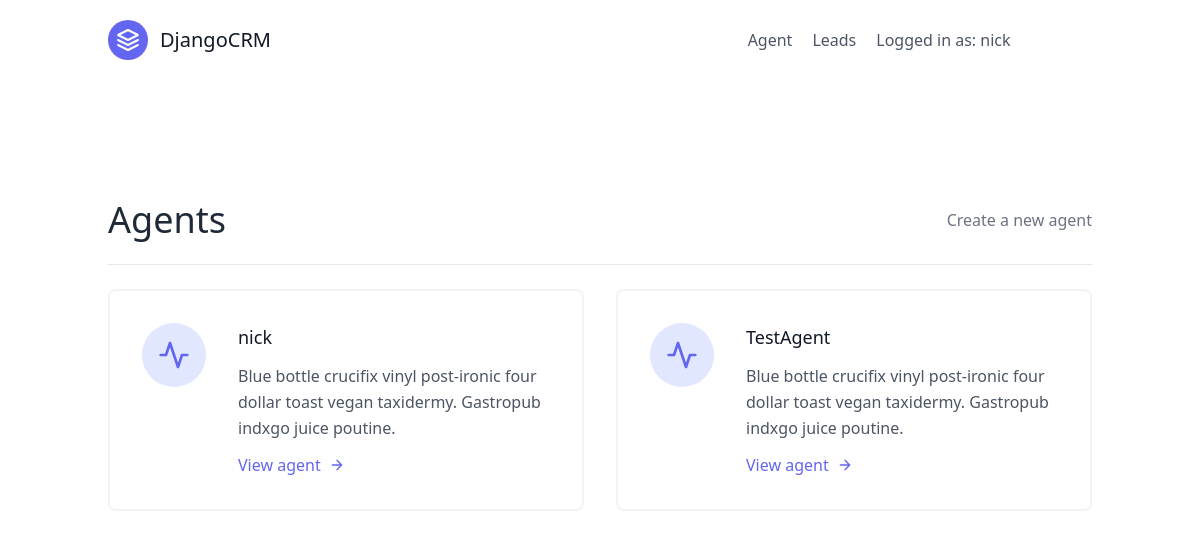
Page /agents/ (signed in) on the earlier database version.
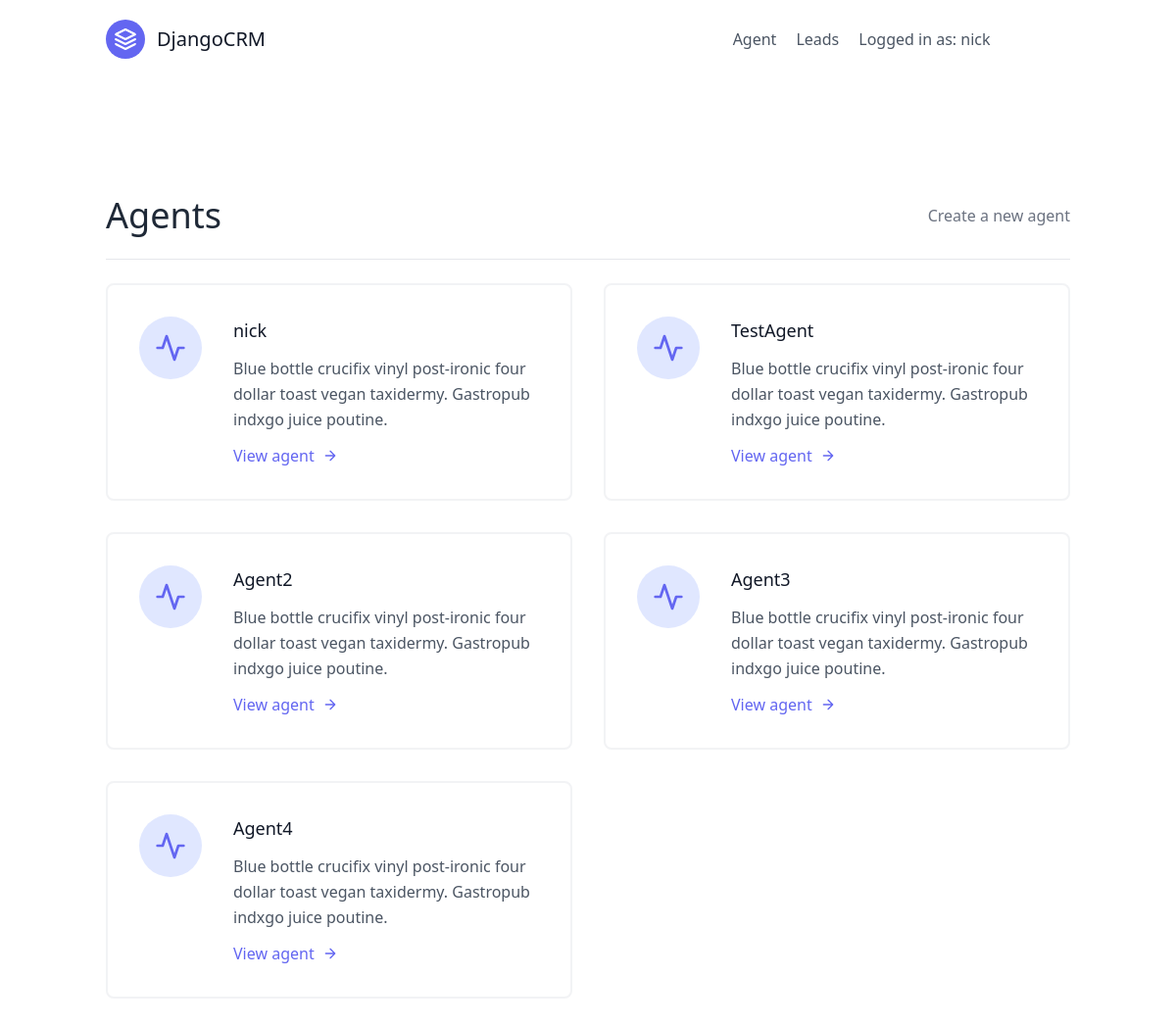
Same page on the later database version.
### website/models.py (models this page shows, shortened)
class User(AbstractUser):
    is_organiser = models.BooleanField(default=True)  # just for setting the permissions
    is_agent = models.BooleanField(default=False)

class Agent(models.Model):
    user = models.OneToOneField(User, on_delete=models.CASCADE)
    organisation = models.ForeignKey(UserProfile, on_delete=models.CASCADE)

### agents/views.py (the view)
# urls.py: path('', AgentListView.as_view(), name='agent-list'),
class AgentListView(OrganiserAndLoginRequiredMixin, generic.ListView):
    template_name = 'agents/agent_list.html'
    def get_queryset(self):
        organisation = self.request.user.userprofile
        return Agent.objects.filter(organisation=organisation)

### agents/mixins.py (called while the page is built)
    def dispatch(self, request, *args, **kwargs):
        if not request.user.is_authenticated or not request.user.is_organiser:
            return redirect('website:lead-list')
        return super().dispatch(request, *args, **kwargs)

### templates/agents/agent_list.html
{% extends 'base.html' %}
{% block content %}
    <section class="text-gray-600 body-font">
      <div class="container px-5 py-24 mx-auto flex flex-wrap">
      <div class="w-full mb-6 py-6 flex justify-between items-center border-b border-gray-200">
          <div>
              <h1 class=" text-4xl text-gray-800">Agents</h1>
          </div>
          <div>
              <a class="text-gray-500 hover:text-blue-500" href="{% url 'agents:agent-create' %}">
                  Create a new agent
              </a>
          </div>
      </div>
        <div class="flex flex-wrap -m-4">
            {% for agent in object_list %}
              <div class="p-4 lg:w-1/2 md:w-full">
                <div class="flex border-2 rounded-lg border-gray-200 border-opacity-50 p-8 sm:flex-row flex-col">
                  <div class="w-16 h-16 sm:mr-8 sm:mb-0 mb-4 inline-flex items-center justify-center rounded-full bg-indigo-100 text-indigo-500 flex-shrink-0">
                    <svg fill="none" stroke="currentColor" stroke-linecap="round" stroke-linejoin="round" stroke-width="2" class="w-8 h-8" viewBox="0 0 24 24">
                      <path d="M22 12h-4l-3 9L9 3l-3 9H2"></path>
                    </svg>
                  </div>
                  <div class="flex-grow">
                    <h2 class="text-gray-900 text-lg title-font font-medium mb-3">
                        {{ agent.user.username }}
                    </h2>
                    <p class="leading-relaxed text-base">
                        Blue bottle crucifix vinyl post-ironic four dollar toast vegan taxidermy. Gastropub indxgo juice poutine.
                    </p>
                    <a href='{% url "agents:agent-detail" agent.pk %}' class="mt-3 text-indigo-500 inline-flex items-center">
                        View agent
                      <svg fill="none" stroke="currentColor" stroke-linecap="round" stroke-linejoin="round" stroke-width="2" class="w-4 h-4 ml-2" viewBox="0 0 24 24">
                        <path d="M5 12h14M12 5l7 7-7 7"></path>
                      </svg>
                    </a>
                  </div>
                </div>
              </div>
        {% endfor %}
        </div>
      </div>
    </section>
{% endblock content %}

### templates/base.html (shortened to what this page needs)
{% load static %}
<!DOCTYPE html>
<html lang="en">
<head>
    <link href="{% static 'css/style.css' %}" rel="stylesheet"/>
    <script src="https://cdn.tailwindcss.com"></script>
</head>
<body>
    <div class="max-w-7xl mx-auto">
        {% include 'navbar.html' %}
        {% block content %}
        {% endblock content %}
    </div>
</body>
</html>

### templates/navbar.html (shortened to what this page needs)
<header class="text-gray-600 body-font">
    <div class="container mx-auto flex flex-wrap p-5 flex-col md:flex-row items-center">
        <a class="flex title-font font-medium items-center text-gray-900 mb-4 md:mb-0">
          <svg xmlns="http://www.w3.org/2000/svg" fill="none" stroke="currentColor" stroke-linecap="round" stroke-linejoin="round" stroke-width="2" class="w-10 h-10 text-white p-2 bg-indigo-500 rounded-full" viewBox="0 0 24 24">
            <path d="M12 2L2 7l10 5 10-5-10-5zM2 17l10 5 10-5M2 12l10 5 10-5"></path>
          </svg>
          <span class="ml-3 text-xl">DjangoCRM</span>
        </a>
        <nav class="md:ml-auto flex flex-wrap items-center text-base justify-center">
            {% if not request.user.is_authenticated %}
                <a href="{% url 'signup' %}" class="mr-5 hover:text-gray-900">
                    Sign Up
                </a>
            {% else %}
                {% if request.user.is_organiser %}
                    <a href="{% url "agents:agent-list" %}" class="mr-5 hover:text-gray-900">
                        Agent
                    </a>
                {% endif %}
                <a href="{% url "website:lead-list" %}" class="mr-5 hover:text-gray-900">
                    Leads
                </a>
            {% endif %}
        </nav>
        {% if request.user.is_authenticated %}
            Logged in as: {{ request.user.username }}
                <form class="ml-3 hover:text-gray-900"  id="logout-form" action="{% url "logout" %}" method="POST">
                    <button class="ml-3 hover:text-gray-900" type="submit">
                    </button>
                </form>
        {% endif %}
    </div>
</header>

### static/css/style.css (style rules this page uses)
#logout-form { display: inline; }
#logout-form button { padding: 0; color: rgba(255, 255, 255, 0.5); background: none; border: 0; cursor: pointer; border-bottom: 1px solid rgba(255, 255, 255, 0.5); }

Differences in the rows shown:
added Agent: user.username "Agent2"
added Agent: user.username "Agent3"
added Agent: user.username "Agent4"
